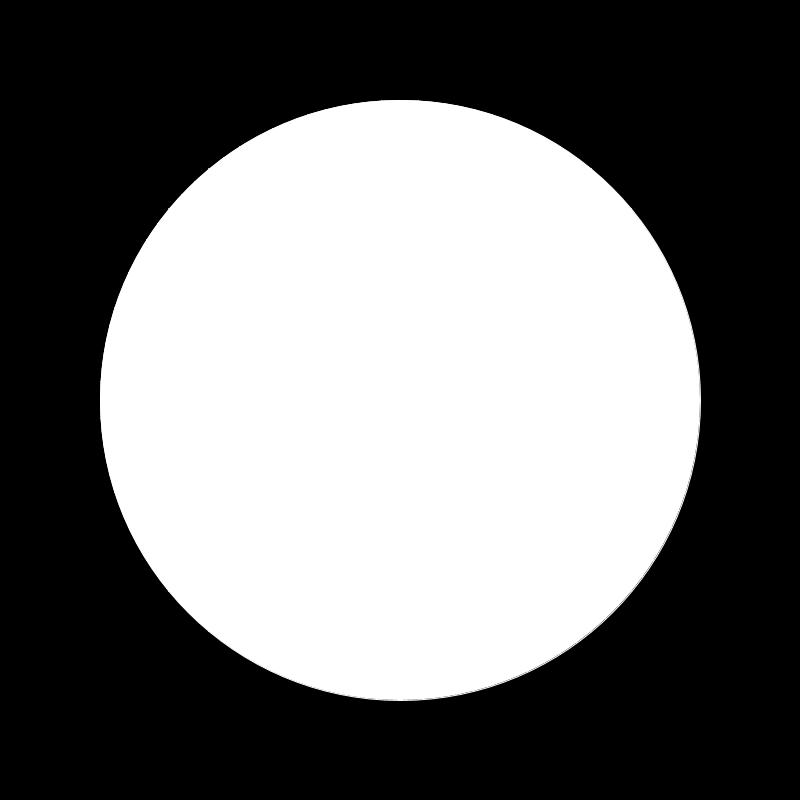
Frame 1 (no input)
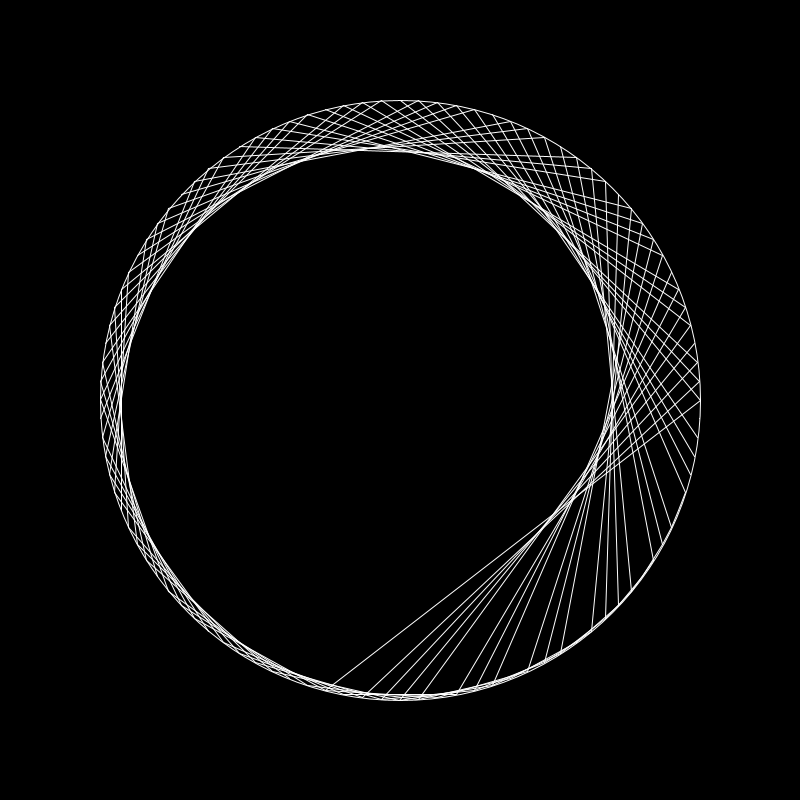
Frame 60 (the mouse pressed at the canvas centre just before this capture)
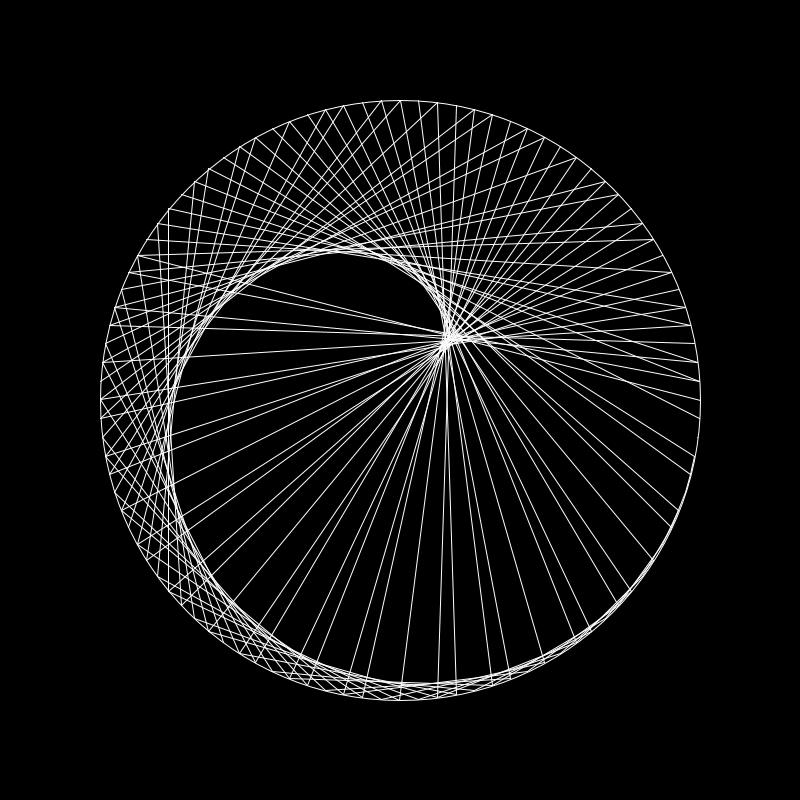
Frame 120 (the mouse held since frame 60 and released just before this capture)

The Processing sketch that drew these frames (run headless with seeded random() and noise(); from frame 60 on, the mouse is pressed at the canvas centre):

// Processing sketch: Mandelbrott
// ── Mandelbrott.pde
float[][] p  = new float[100][2];
float r;
float d = 1;
float o = 2*PI/p.length;
void setup()
{  r=600;
 for(int i=0;i<p.length;i++)
 { p[i][0]=(cos(o*(i+1)))*r/2; 
   p[i][1]=(sin(o*(i+1)))*r/2; 
  }
}

void settings()
{
  size(800,800); 
}

void draw()
{ 
  translate(width/2,height/2);
  background(0);
  stroke(255);
  ellipse(0,0,r,r);
  fill(0);
  for(int i=0;i<p.length;i++)
  {
   line(p[i][0],p[i][1],(p[(int)(i*d)-p.length*(int)(i*d/p.length)][0]),p[(int)(i*d)-p.length*(int)(i*d/p.length)][1]);
  }
  d+=+0.005;
}
